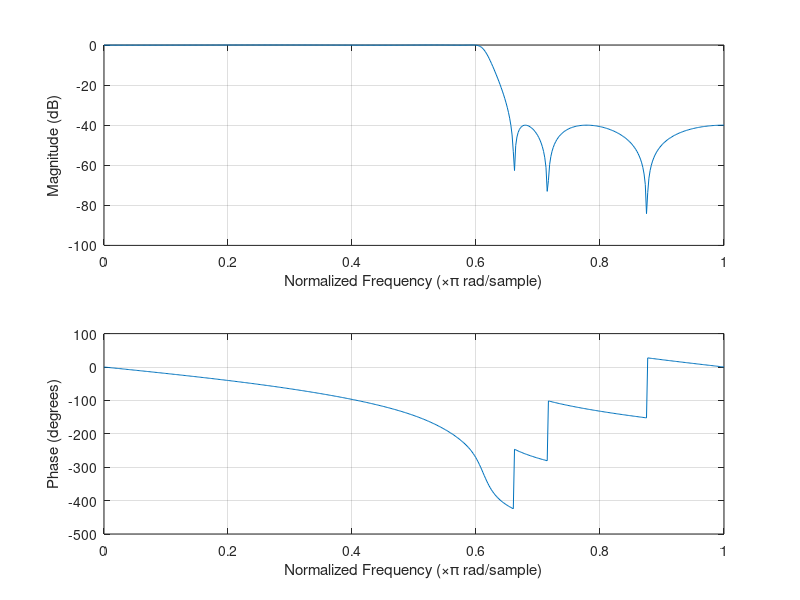
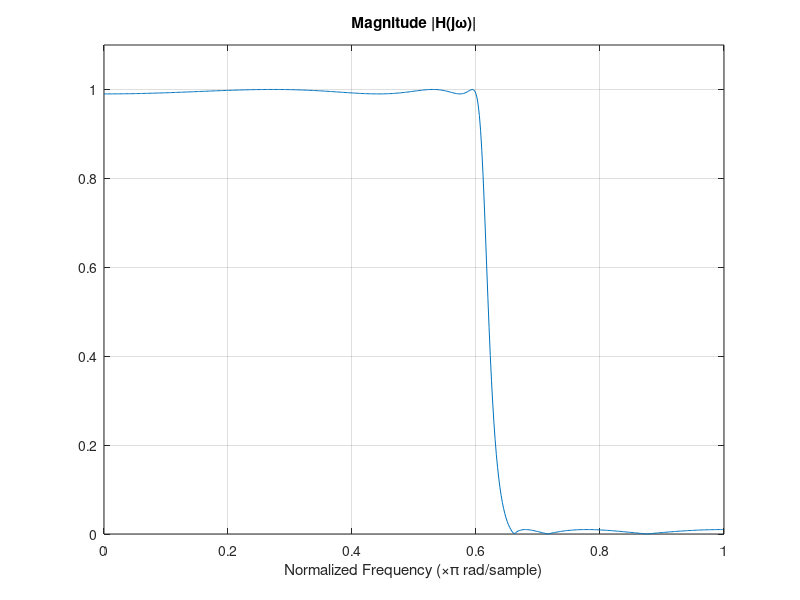

The MATLAB script that drew these images, in order:
Wp = 0.6;                           % frequencia de fim da 
                                    % faixa de passagem normalizada 
                                    % (dividida por pi)

Wr = 0.7;                           % frequencia de inicio da faixa 
                                    % de rejeicao normalizada

delta = 1-0.01;                    % ripple linear

deltadB = abs(20*log10(delta));     % ripple em dB
                                    % para cheby1, ripple tem que ser
                                    % positivo

A = 40;                             % atenuacao na faixa de rejeicao

%-----definindo o filtro-----%
[n,Wn]=ellipord(Wp,Wr,deltadB,A);   % n: ordem do filtro
                                    % Wn: frequência de 3dB

[b,a] = ellip(n,deltadB,A,Wp);      % b: coef. do numerador de H(z)
                                    % a: coef. do denominador de H(z)

[h,w] = freqz(b,a);                 % resposta em frequencia
figure('units', 'centimeters', 'position', [3, 3, 20, 9])
freqz(b,a)                          % plot da resposta em frequencia

%-----grafico da resposta em escala linear-----%
figure('units', 'centimeters', 'position', [3, 3, 20, 5])
plot(w/pi,abs(h))
grid on
xlabel('Normalized Frequency (\times\pi rad/sample)')
title('Magnitude |H(j\omega)|')
ylim([0 1.1])